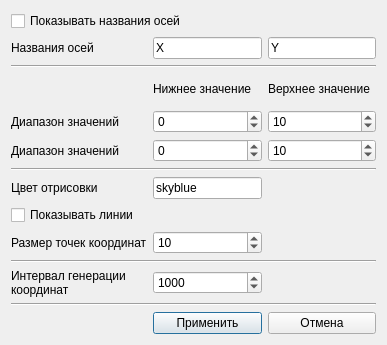
<?xml version="1.0" encoding="UTF-8"?>
<ui version="4.0">
 <class>ConfigDialog</class>
 <widget class="QDialog" name="ConfigDialog">
  <property name="geometry">
   <rect>
    <x>0</x>
    <y>0</y>
    <width>387</width>
    <height>345</height>
   </rect>
  </property>
  <property name="windowTitle">
   <string>Dialog</string>
  </property>
  <layout class="QGridLayout" name="gridLayout">
   <item row="11" column="0">
    <widget class="QLabel" name="label">
     <property name="text">
      <string>Интервал генерации координат</string>
     </property>
     <property name="wordWrap">
      <bool>true</bool>
     </property>
    </widget>
   </item>
   <item row="4" column="2">
    <widget class="QSpinBox" name="spinRangeXUpper">
     <property name="minimum">
      <number>-9999</number>
     </property>
     <property name="maximum">
      <number>9999</number>
     </property>
     <property name="value">
      <number>10</number>
     </property>
    </widget>
   </item>
   <item row="11" column="1">
    <widget class="QSpinBox" name="spinInterval">
     <property name="minimum">
      <number>20</number>
     </property>
     <property name="maximum">
      <number>99999</number>
     </property>
     <property name="value">
      <number>1000</number>
     </property>
    </widget>
   </item>
   <item row="9" column="0">
    <widget class="QLabel" name="label_7">
     <property name="text">
      <string>Размер точек координат</string>
     </property>
     <property name="wordWrap">
      <bool>true</bool>
     </property>
    </widget>
   </item>
   <item row="4" column="1">
    <widget class="QSpinBox" name="spinRangeXLower">
     <property name="minimum">
      <number>-9999</number>
     </property>
     <property name="maximum">
      <number>9999</number>
     </property>
    </widget>
   </item>
   <item row="10" column="0" colspan="3">
    <widget class="Line" name="line_3">
     <property name="orientation">
      <enum>Qt::Horizontal</enum>
     </property>
    </widget>
   </item>
   <item row="9" column="1">
    <widget class="QSpinBox" name="spinPointSize">
     <property name="minimum">
      <number>1</number>
     </property>
     <property name="value">
      <number>10</number>
     </property>
    </widget>
   </item>
   <item row="0" column="0" colspan="2">
    <widget class="QCheckBox" name="checkLabels">
     <property name="text">
      <string>Показывать названия осей</string>
     </property>
    </widget>
   </item>
   <item row="1" column="2">
    <widget class="QLineEdit" name="textLabelY">
     <property name="text">
      <string>Y</string>
     </property>
     <property name="maxLength">
      <number>50</number>
     </property>
    </widget>
   </item>
   <item row="4" column="0">
    <widget class="QLabel" name="labelX">
     <property name="text">
      <string>Диапазон значений </string>
     </property>
     <property name="wordWrap">
      <bool>true</bool>
     </property>
    </widget>
   </item>
   <item row="3" column="1">
    <widget class="QLabel" name="labelLower">
     <property name="text">
      <string>Нижнее значение</string>
     </property>
     <property name="wordWrap">
      <bool>true</bool>
     </property>
    </widget>
   </item>
   <item row="2" column="0" colspan="3">
    <widget class="Line" name="line">
     <property name="orientation">
      <enum>Qt::Horizontal</enum>
     </property>
    </widget>
   </item>
   <item row="1" column="1">
    <widget class="QLineEdit" name="textLabelX">
     <property name="text">
      <string>X</string>
     </property>
     <property name="maxLength">
      <number>50</number>
     </property>
    </widget>
   </item>
   <item row="6" column="0" colspan="3">
    <widget class="Line" name="line_2">
     <property name="orientation">
      <enum>Qt::Horizontal</enum>
     </property>
    </widget>
   </item>
   <item row="1" column="0">
    <widget class="QLabel" name="labelNames">
     <property name="text">
      <string>Названия осей</string>
     </property>
     <property name="wordWrap">
      <bool>true</bool>
     </property>
    </widget>
   </item>
   <item row="13" column="1">
    <widget class="QPushButton" name="buttonAccept">
     <property name="text">
      <string>Применить</string>
     </property>
    </widget>
   </item>
   <item row="8" column="0" colspan="2">
    <widget class="QCheckBox" name="checkLines">
     <property name="text">
      <string>Показывать линии</string>
     </property>
    </widget>
   </item>
   <item row="7" column="1">
    <widget class="QLineEdit" name="textColor">
     <property name="text">
      <string>skyblue</string>
     </property>
     <property name="maxLength">
      <number>20</number>
     </property>
    </widget>
   </item>
   <item row="7" column="0">
    <widget class="QLabel" name="label_6">
     <property name="text">
      <string>Цвет отрисовки</string>
     </property>
     <property name="wordWrap">
      <bool>true</bool>
     </property>
    </widget>
   </item>
   <item row="13" column="2">
    <widget class="QPushButton" name="buttonReject">
     <property name="text">
      <string>Отмена</string>
     </property>
    </widget>
   </item>
   <item row="5" column="2">
    <widget class="QSpinBox" name="spinRangeYUpper">
     <property name="minimum">
      <number>-9999</number>
     </property>
     <property name="maximum">
      <number>9999</number>
     </property>
     <property name="value">
      <number>10</number>
     </property>
    </widget>
   </item>
   <item row="3" column="2">
    <widget class="QLabel" name="labelUpper">
     <property name="text">
      <string>Верхнее значение</string>
     </property>
     <property name="wordWrap">
      <bool>true</bool>
     </property>
    </widget>
   </item>
   <item row="5" column="1">
    <widget class="QSpinBox" name="spinRangeYLower">
     <property name="minimum">
      <number>-9999</number>
     </property>
     <property name="maximum">
      <number>9999</number>
     </property>
    </widget>
   </item>
   <item row="5" column="0">
    <widget class="QLabel" name="labelY">
     <property name="text">
      <string>Диапазон значений</string>
     </property>
     <property name="wordWrap">
      <bool>true</bool>
     </property>
    </widget>
   </item>
   <item row="12" column="0" colspan="3">
    <widget class="Line" name="line_4">
     <property name="orientation">
      <enum>Qt::Horizontal</enum>
     </property>
    </widget>
   </item>
  </layout>
 </widget>
 <resources/>
 <connections/>
</ui>
